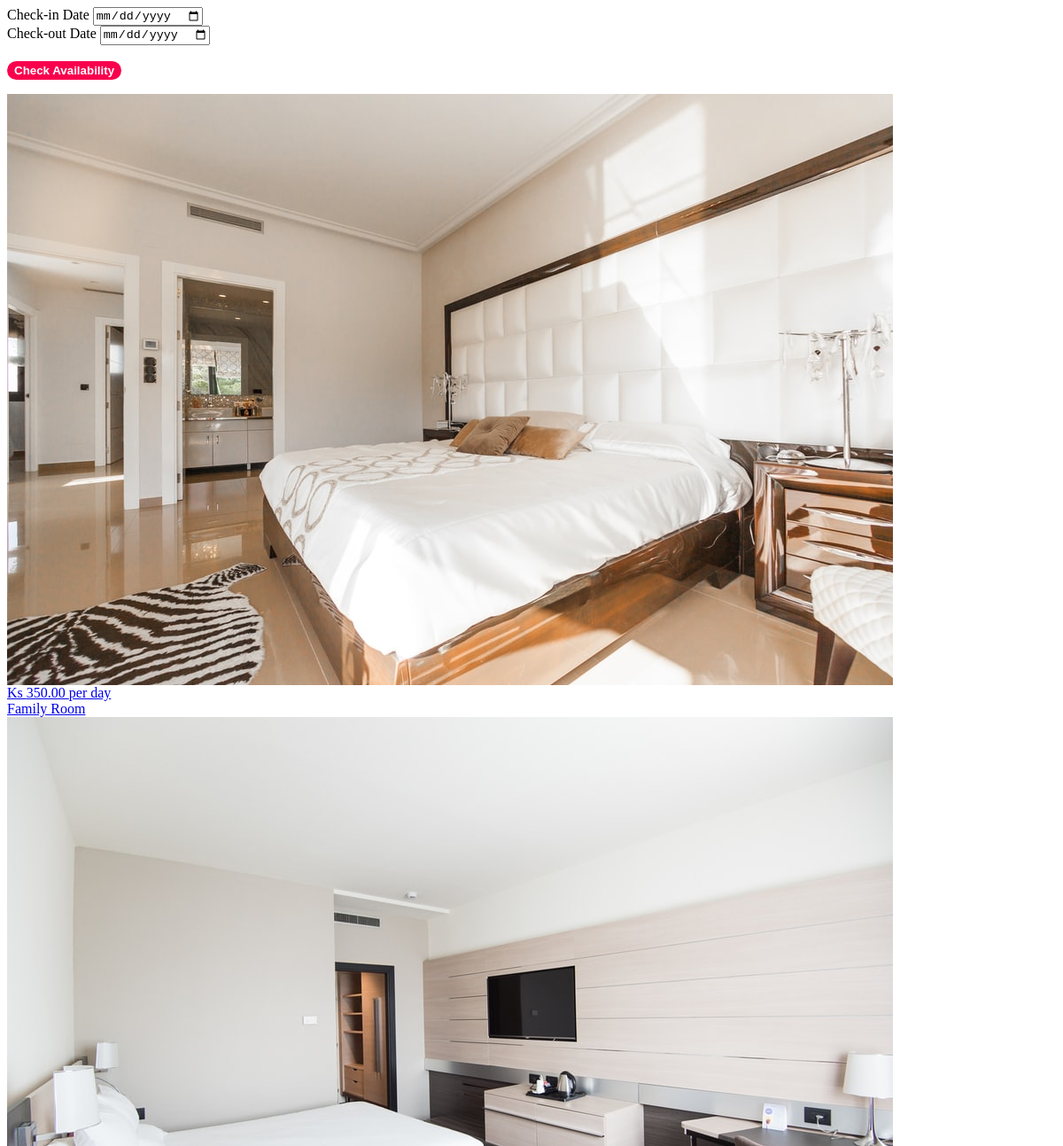
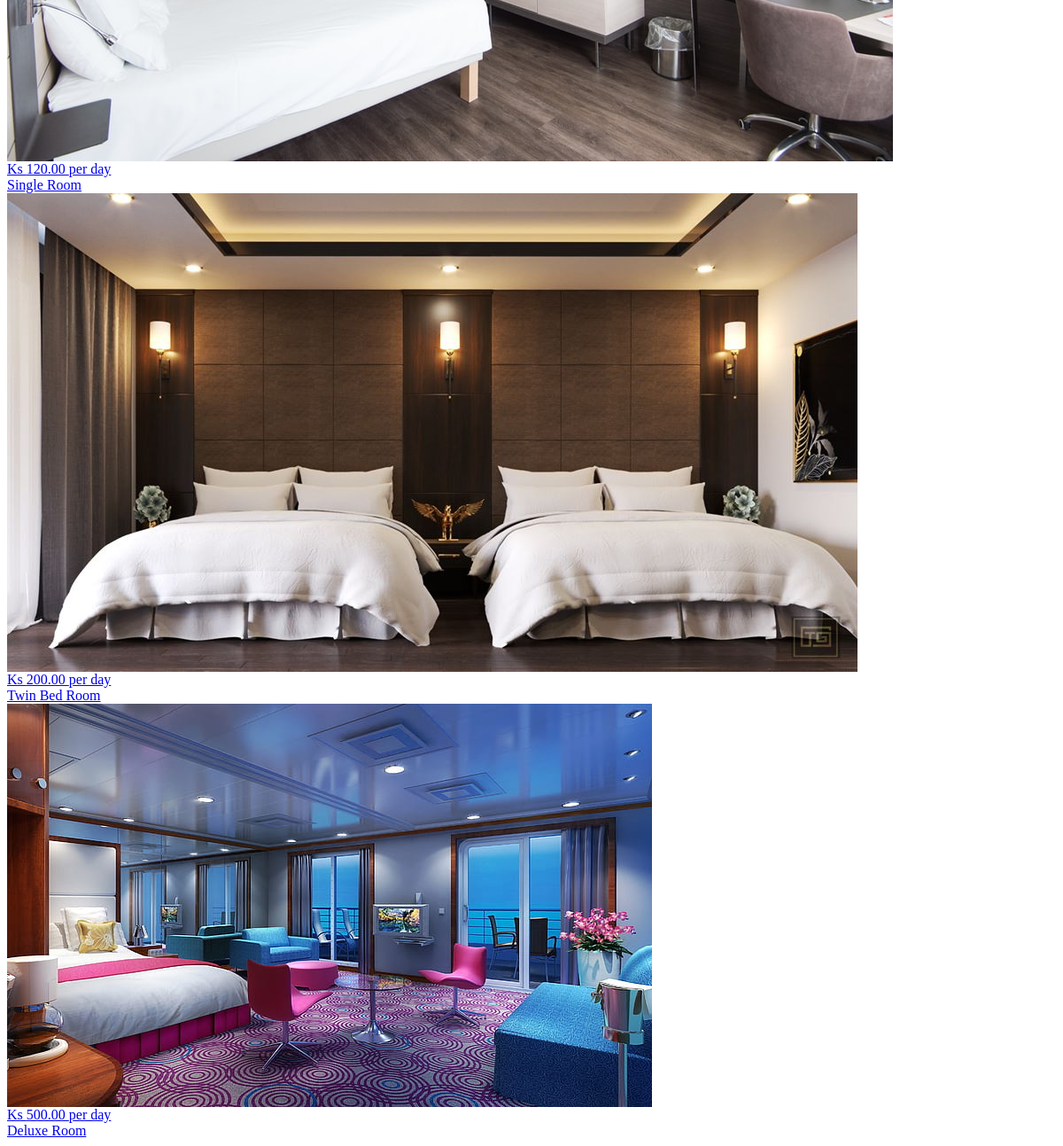
The app's page /home.php with its own data (2 pictures, top to bottom).
### tables this page shows
CREATE TABLE `room_categories` (
  `id` int(30) NOT NULL,
  `name` text NOT NULL,
  `price` float NOT NULL,
  `cover_img` text NOT NULL
);

### home.php (the view, shortened to what this page needs)
       <header class="masthead">
           <div class="container h-100">
               <div class="row h-100 align-items-center justify-content-center text-center">
                   <div class="col-lg-10 align-self-end mb-4">
                   	<div class="card" id="filter-book">
                   		<div class="card-body">
                   			<div class="container-fluid">
                   				<form action="index.php?page=list" id="filter" method="POST">
                   					<div class="row">
                   						<div class="col-md-3">
                   							<label for="">Check-in Date</label>
                   							<input type="date" class="" name="date_in" autocomplete="off">
                   						</div>
                   						<div class="col-md-3">
                   							<label for="">Check-out Date</label>
                   							<input type="date" class="" name="date_out" autocomplete="off">
                   						</div>
                   						<div class="col-md-3">
                   							<br>
                   							<button  class="btn">Check Availability</button>
                   						</div>
                   					</div>
                   				</form>
                   			</div>
                   		</div>
                   	</div>
                   </div>
               </div>
           </div>
       </header>
<div id="portfolio">
           <div class="container-fluid p-0">
               <div class="row no-gutters">
               	<?php
               	include'admin/db_connect.php';
               	$qry = $conn->query("SELECT * FROM  room_categories order by rand() ");
               	while($row = $qry->fetch_assoc()):
               	?>
                   <div class="col-lg-4 col-sm-6">
                       <a class="portfolio-box" href="#">
                           <img class="img-fluid" src="assets/img/<?php echo $row['cover_img'] ?>" alt="" />
                           <div class="portfolio-box-caption">
                               <div class="project-category text-white-30"><?php echo "Ks ".number_format($row['price'],2) ?> per day</div>
                               <div class="project-name"><?php echo $row['name'] ?></div>
                           </div>
                       </a>
                   </div>
               	<?php endwhile; ?>
               </div>
           </div>
       </div>

### home.php (style rules this page uses)
.btn { background-color: #f9004d; color: white; text-decoration: none; border: 2px solid transparent; font-weight: bold; padding: 10px 25 px; border-radius: 30px; transition: transform .4s; }

### records on screen
room_categories: cover_img (picture), price "350.00", name "Family Room"
room_categories: cover_img (picture), price "120.00", name "Single Room"
room_categories: cover_img (picture), price "200.00", name "Twin Bed Room"
room_categories: cover_img (picture), price "500.00", name "Deluxe Room"
